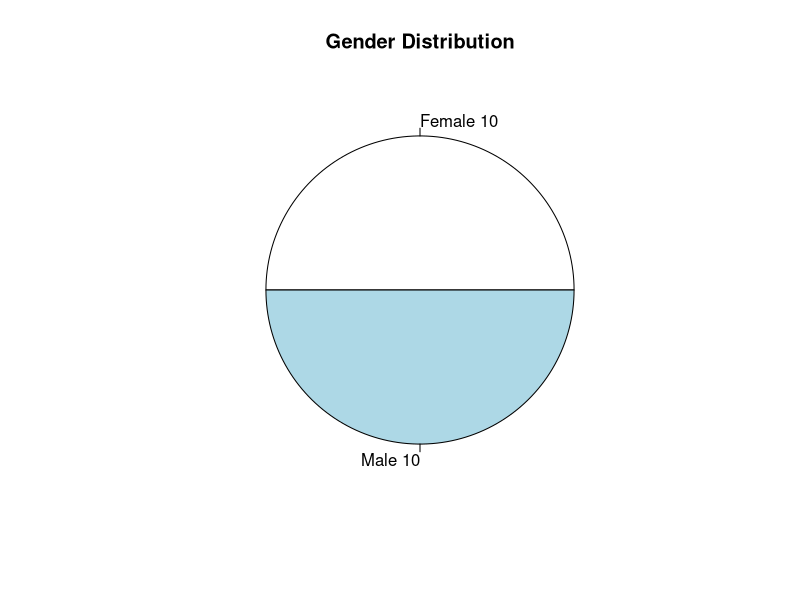
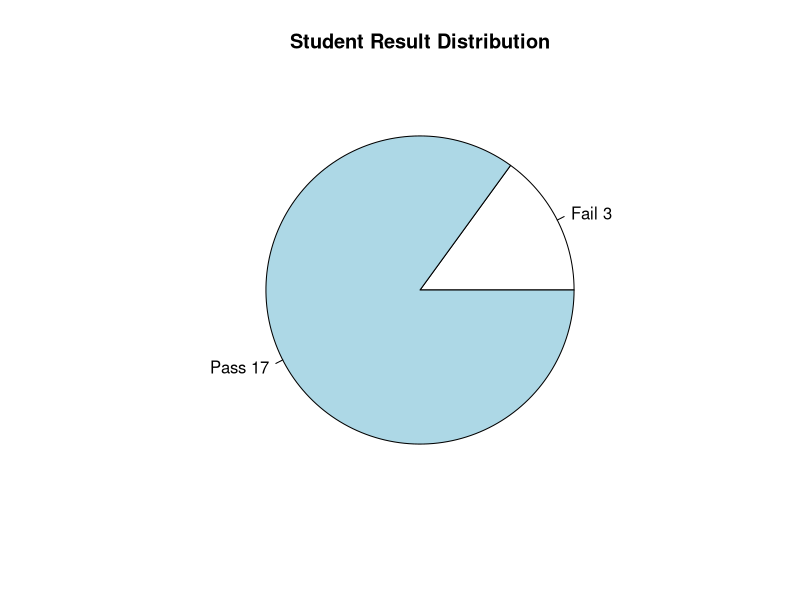
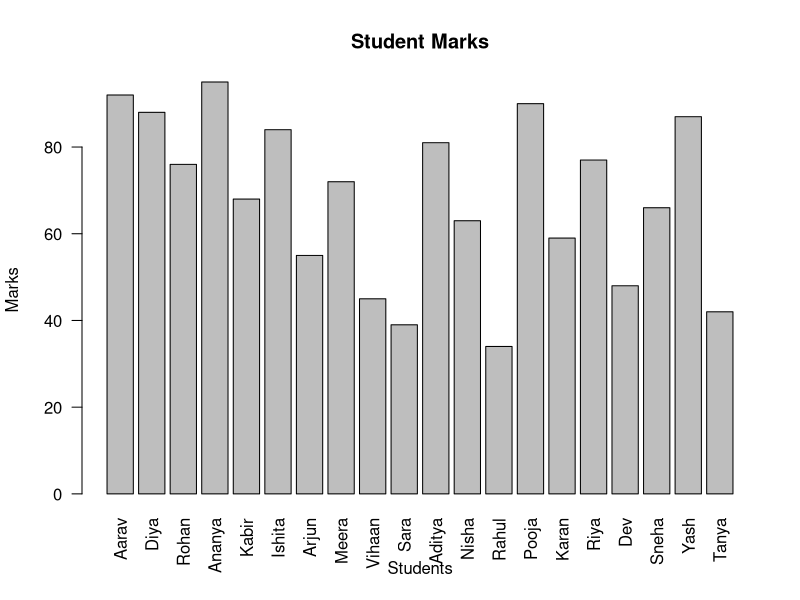
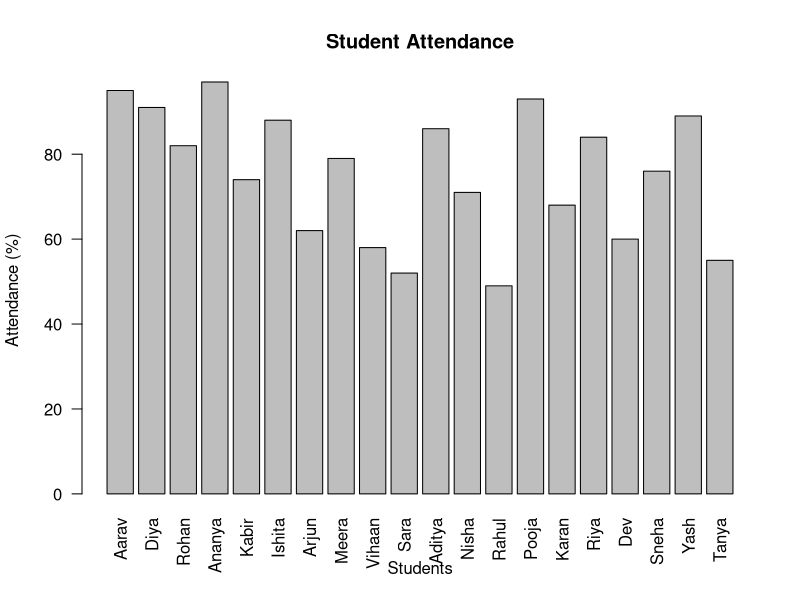
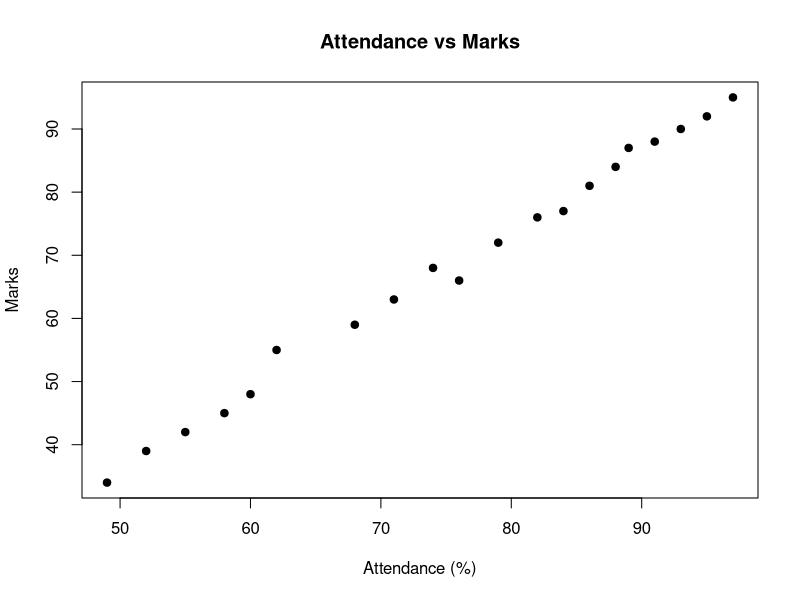

The R source for these figures, in order:
## ---- chunk 1
knitr::opts_chunk$set(echo = TRUE, warning = FALSE, message = FALSE)
## ---- chunk 2
student_data <- read.csv("student_data_tiny_project.csv")
student_data
## ---- chunk 3
head(student_data)
## ---- chunk 4
str(student_data)
## ---- chunk 5
summary(student_data)
## ---- chunk 6
colSums(is.na(student_data))
## ---- chunk 7
sum(duplicated(student_data))
## ---- chunk 8
mean(student_data$Marks)
median(student_data$Marks)
var(student_data$Marks)
sd(student_data$Marks)
min(student_data$Marks)
max(student_data$Marks)
## ---- chunk 9
gender_count <- table(student_data$Gender)
gender_count
## ---- chunk 10
result_count <- table(student_data$Result)
result_count
## ---- chunk 11
pie(
  gender_count,
  main = "Gender Distribution",
  labels = paste(names(gender_count), gender_count)
)
## ---- chunk 12
pie(
  result_count,
  main = "Student Result Distribution",
  labels = paste(names(result_count), result_count)
)
## ---- chunk 13
barplot(
  student_data$Marks,
  names.arg = student_data$Name,
  main = "Student Marks",
  xlab = "Students",
  ylab = "Marks",
  las = 2
)
## ---- chunk 14
barplot(
  student_data$Attendance,
  names.arg = student_data$Name,
  main = "Student Attendance",
  xlab = "Students",
  ylab = "Attendance (%)",
  las = 2
)
## ---- chunk 15
cor(
  student_data$Attendance,
  student_data$Marks
)
## ---- chunk 16
plot(
  student_data$Attendance,
  student_data$Marks,
  main = "Attendance vs Marks",
  xlab = "Attendance (%)",
  ylab = "Marks",
  pch = 19
)
